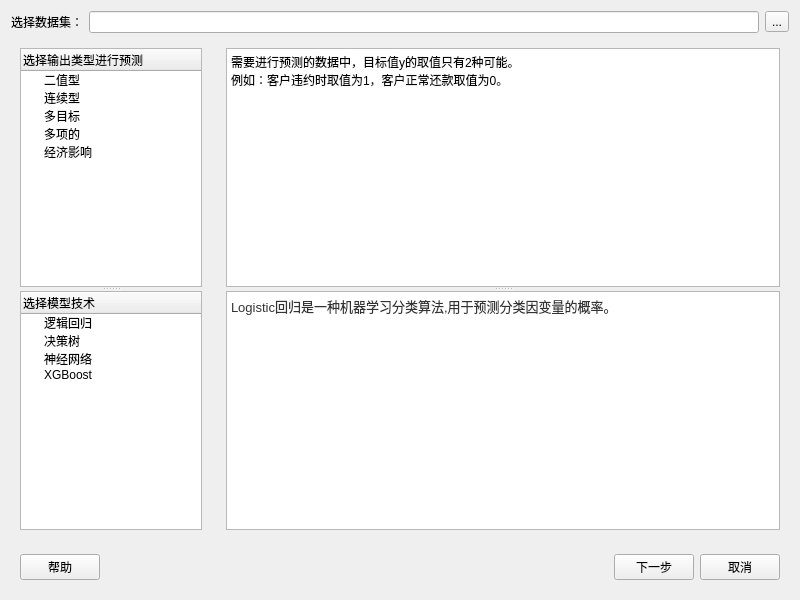
<?xml version="1.0" encoding="UTF-8"?>
<ui version="4.0">
 <class>Form</class>
 <widget class="QWidget" name="Form">
  <property name="geometry">
   <rect>
    <x>0</x>
    <y>0</y>
    <width>800</width>
    <height>600</height>
   </rect>
  </property>
  <property name="minimumSize">
   <size>
    <width>800</width>
    <height>600</height>
   </size>
  </property>
  <property name="windowTitle">
   <string>新建模型</string>
  </property>
  <layout class="QVBoxLayout" name="verticalLayout_4">
   <item>
    <layout class="QHBoxLayout" name="horizontalLayout_4">
     <item>
      <widget class="QLabel" name="label">
       <property name="text">
        <string>选择数据集：</string>
       </property>
      </widget>
     </item>
     <item>
      <widget class="QLineEdit" name="lineEdit"/>
     </item>
     <item>
      <widget class="QToolButton" name="toolButton">
       <property name="text">
        <string>...</string>
       </property>
      </widget>
     </item>
    </layout>
   </item>
   <item>
    <layout class="QHBoxLayout" name="horizontalLayout_3">
     <item>
      <widget class="QWidget" name="widget_2" native="true">
       <property name="maximumSize">
        <size>
         <width>200</width>
         <height>16777215</height>
        </size>
       </property>
       <layout class="QVBoxLayout" name="verticalLayout_2">
        <item>
         <widget class="QSplitter" name="splitter">
          <property name="orientation">
           <enum>Qt::Vertical</enum>
          </property>
          <widget class="QTreeWidget" name="treeWidget_2">
           <column>
            <property name="text">
             <string notr="true">选择输出类型进行预测</string>
            </property>
           </column>
           <item>
            <property name="text">
             <string>二值型</string>
            </property>
           </item>
           <item>
            <property name="text">
             <string>连续型</string>
            </property>
           </item>
           <item>
            <property name="text">
             <string>多目标</string>
            </property>
           </item>
           <item>
            <property name="text">
             <string>多项的</string>
            </property>
           </item>
           <item>
            <property name="text">
             <string>经济影响</string>
            </property>
           </item>
          </widget>
          <widget class="QTreeWidget" name="treeWidget">
           <column>
            <property name="text">
             <string>选择模型技术</string>
            </property>
           </column>
           <item>
            <property name="text">
             <string>逻辑回归</string>
            </property>
           </item>
           <item>
            <property name="text">
             <string>决策树</string>
            </property>
           </item>
           <item>
            <property name="text">
             <string>神经网络</string>
            </property>
           </item>
           <item>
            <property name="text">
             <string>XGBoost </string>
            </property>
           </item>
          </widget>
         </widget>
        </item>
       </layout>
      </widget>
     </item>
     <item>
      <widget class="QWidget" name="widget_3" native="true">
       <layout class="QVBoxLayout" name="verticalLayout">
        <item>
         <widget class="QSplitter" name="splitter_2">
          <property name="orientation">
           <enum>Qt::Vertical</enum>
          </property>
          <widget class="QTextEdit" name="textEdit_2">
           <property name="readOnly">
            <bool>true</bool>
           </property>
           <property name="html">
            <string>&lt;!DOCTYPE HTML PUBLIC &quot;-//W3C//DTD HTML 4.0//EN&quot; &quot;http://www.w3.org/TR/REC-html40/strict.dtd&quot;&gt;
&lt;html&gt;&lt;head&gt;&lt;meta name=&quot;qrichtext&quot; content=&quot;1&quot; /&gt;&lt;style type=&quot;text/css&quot;&gt;
p, li { white-space: pre-wrap; }
&lt;/style&gt;&lt;/head&gt;&lt;body style=&quot; font-family:'SimSun'; font-size:9pt; font-weight:400; font-style:normal;&quot;&gt;
&lt;p style=&quot; margin-top:0px; margin-bottom:0px; margin-left:0px; margin-right:0px; -qt-block-indent:0; text-indent:0px;&quot;&gt;需要进行预测的数据中，目标值y的取值只有2种可能。&lt;/p&gt;
&lt;p style=&quot; margin-top:0px; margin-bottom:0px; margin-left:0px; margin-right:0px; -qt-block-indent:0; text-indent:0px;&quot;&gt;例如：客户违约时取值为1，客户正常还款取值为0。&lt;/p&gt;&lt;/body&gt;&lt;/html&gt;</string>
           </property>
          </widget>
          <widget class="QTextEdit" name="textEdit">
           <property name="readOnly">
            <bool>true</bool>
           </property>
           <property name="html">
            <string>&lt;!DOCTYPE HTML PUBLIC &quot;-//W3C//DTD HTML 4.0//EN&quot; &quot;http://www.w3.org/TR/REC-html40/strict.dtd&quot;&gt;
&lt;html&gt;&lt;head&gt;&lt;meta name=&quot;qrichtext&quot; content=&quot;1&quot; /&gt;&lt;style type=&quot;text/css&quot;&gt;
p, li { white-space: pre-wrap; }
&lt;/style&gt;&lt;/head&gt;&lt;body style=&quot; font-family:'SimSun'; font-size:9pt; font-weight:400; font-style:normal;&quot;&gt;
&lt;p style=&quot; margin-top:0px; margin-bottom:0px; margin-left:0px; margin-right:0px; -qt-block-indent:0; text-indent:0px;&quot;&gt;&lt;span style=&quot; font-family:'arial'; font-size:13px; color:#333333; background-color:#ffffff;&quot;&gt;Logistic回归是一种机器学习分类算法,用于预测分类因变量的概率。&lt;/span&gt;&lt;/p&gt;&lt;/body&gt;&lt;/html&gt;</string>
           </property>
          </widget>
         </widget>
        </item>
       </layout>
      </widget>
     </item>
    </layout>
   </item>
   <item>
    <widget class="QWidget" name="widget" native="true">
     <property name="maximumSize">
      <size>
       <width>16777215</width>
       <height>50</height>
      </size>
     </property>
     <layout class="QHBoxLayout" name="horizontalLayout_2">
      <item>
       <layout class="QHBoxLayout" name="horizontalLayout">
        <item>
         <widget class="QPushButton" name="pushButton_help">
          <property name="text">
           <string>帮助</string>
          </property>
         </widget>
        </item>
        <item>
         <spacer name="horizontalSpacer">
          <property name="orientation">
           <enum>Qt::Horizontal</enum>
          </property>
          <property name="sizeHint" stdset="0">
           <size>
            <width>40</width>
            <height>20</height>
           </size>
          </property>
         </spacer>
        </item>
        <item>
         <widget class="QPushButton" name="pushButton_ok">
          <property name="text">
           <string>下一步</string>
          </property>
         </widget>
        </item>
        <item>
         <widget class="QPushButton" name="pushButton_cancel">
          <property name="text">
           <string>取消</string>
          </property>
         </widget>
        </item>
       </layout>
      </item>
     </layout>
    </widget>
   </item>
  </layout>
 </widget>
 <resources>
  <include location="../pyqtsource.qrc"/>
 </resources>
 <connections/>
</ui>
